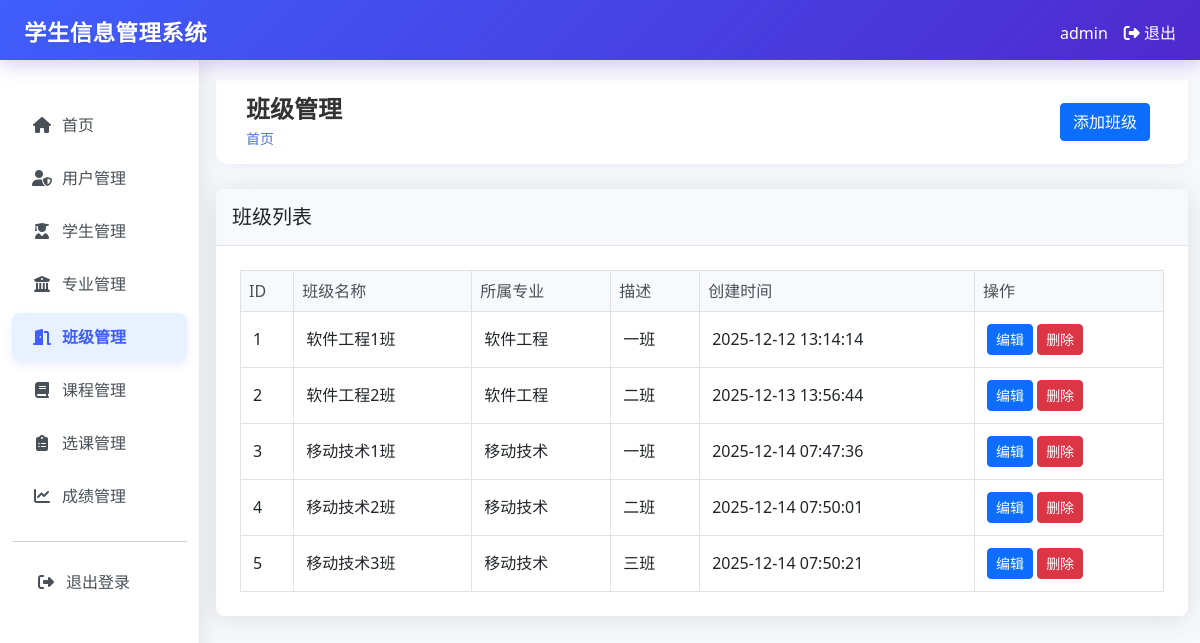
The page /classes (signed in) on the database as committed earlier.
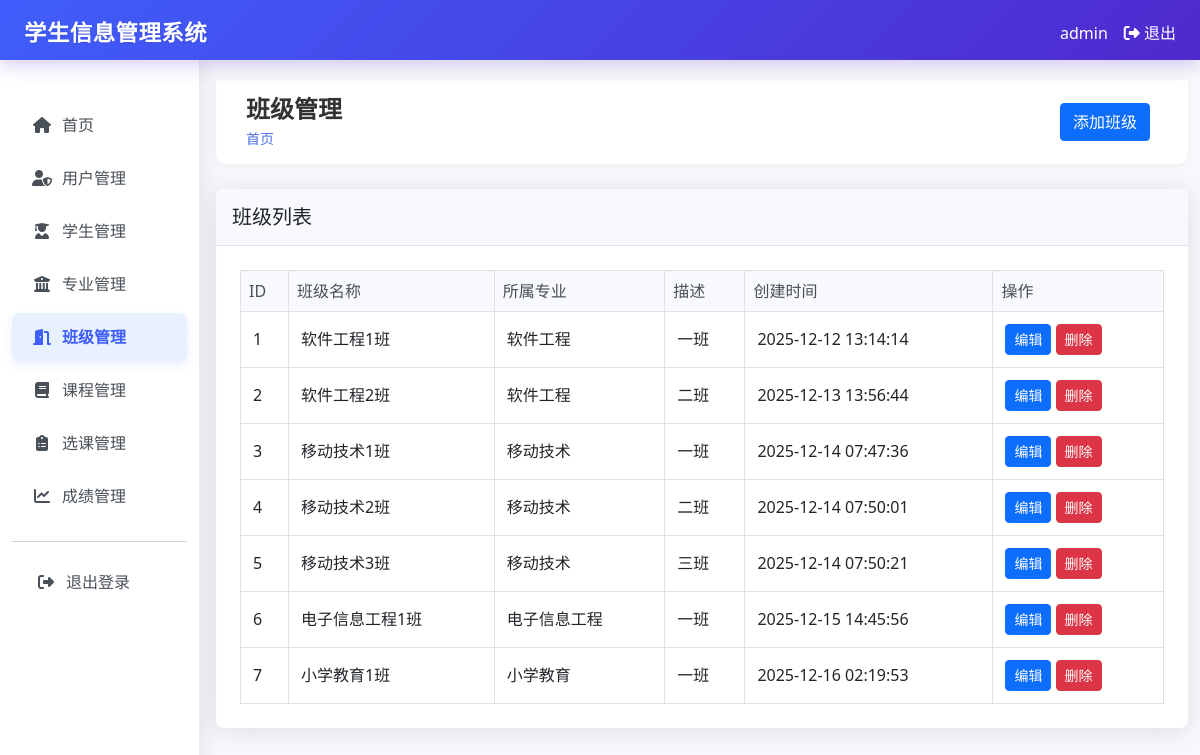
The same page on the database as committed later.
### tables this page shows
CREATE TABLE classes (
        id INTEGER PRIMARY KEY AUTOINCREMENT,
        name TEXT UNIQUE NOT NULL,
        major_id INTEGER,
        description TEXT,
        created_at TIMESTAMP DEFAULT CURRENT_TIMESTAMP,
        FOREIGN KEY (major_id) REFERENCES majors (id)
    );

CREATE TABLE majors (
        id INTEGER PRIMARY KEY AUTOINCREMENT,
        name TEXT UNIQUE NOT NULL,
        description TEXT,
        created_at TIMESTAMP DEFAULT CURRENT_TIMESTAMP
    );

### app.py (the view)
@app.route("/classes")
@login_required
def classes():
    conn = get_db_connection()
    classes = conn.execute("""
        SELECT c.*, m.name as major_name
        FROM classes c
        LEFT JOIN majors m ON c.major_id = m.id
        ORDER BY c.id ASC
    """).fetchall()
    conn.close()
    return render_template("classes/index.html", classes=classes)

### app.py (called while the page is built)
def login_required(f):
    @wraps(f)
    def decorated_function(*args, **kwargs):
        if "user_id" not in session:
            return redirect(url_for("login"))
        return f(*args, **kwargs)
    return decorated_function

def get_db_connection():
    conn = sqlite3.connect("student_management.db")
    conn.row_factory = sqlite3.Row
    return conn

### templates/classes/index.html (shortened to what this page needs)
{% extends "base.html" %}
{% block header %}班级管理{% endblock %}
{% block actions %}
{% if session.role == 'admin' %}
<a href="{{ url_for('create_class') }}" class="btn btn-primary">添加班级</a>
{% endif %}
{% endblock %}
{% block content %}
<div class="card">
    <div class="card-header">
        <h5 class="card-title mb-0">班级列表</h5>
    </div>
    <div class="card-body">
        <div class="table-responsive">
            <table class="table table-bordered table-hover">
                <thead class="table-light">
                    <tr>
                        <th>ID</th>
                        <th>班级名称</th>
                        <th>所属专业</th>
                        <th>描述</th>
                        <th>创建时间</th>
                        {% if session.role == 'admin' %}
                        <th>操作</th>
                        {% endif %}
                    </tr>
                </thead>
                <tbody>
                    {% for class in classes %}
                    <tr>
                        <td>{{ class.id }}</td>
                        <td>{{ class.name }}</td>
                        <td>{{ class.major_name or '未设置' }}</td>
                        <td>{{ class.description or '无描述' }}</td>
                        <td>{{ class.created_at }}</td>
                        {% if session.role == 'admin' %}
                        <td>
                            <a href="{{ url_for('edit_class', class_id=class.id) }}" class="btn btn-sm btn-primary">编辑</a>
                            <form action="{{ url_for('delete_class', class_id=class.id) }}" method="post" style="display: inline;" onsubmit="return confirm('确定要删除此班级吗？');">
                                <button type="submit" class="btn btn-sm btn-danger">删除</button>
                            </form>
                        </td>
                        {% endif %}
                    </tr>
                    {% endfor %}
                </tbody>
            </table>
        </div>
    </div>
</div>
{% endblock %}

### templates/base.html (shortened to what this page needs)
<!DOCTYPE html>
<html lang="zh-CN">
<head>
    <link href="https://cdn.jsdelivr.net/npm/bootstrap@5.3.0/dist/css/bootstrap.min.css" rel="stylesheet">
    <link rel="stylesheet" href="https://cdnjs.cloudflare.com/ajax/libs/font-awesome/6.4.0/css/all.min.css">
</head>
<body>
    <nav class="navbar navbar-dark fixed-top system-header">
        <div class="container-fluid">
            <span class="navbar-brand mb-0 h1 ms-4">学生信息管理系统</span>
            <div class="d-flex">
                <span class="text-white me-3">{{ session.username }}</span>
                <a href="{{ url_for('logout') }}" class="text-white text-decoration-none me-4">
                    <i class="fas fa-sign-out-alt"></i> 退出
                </a>
            </div>
        </div>
    </nav>
    <div class="container-fluid" style="padding-top: 60px;">
        <div class="row">
            <nav class="col-md-3 col-lg-2 d-md-block sidebar collapse">
                <div class="position-sticky pt-3">
                    <div class="nav-section">
                        <ul class="nav flex-column">
                            <li class="nav-item">
                                <a class="nav-link {% if request.endpoint in ['dashboard', 'users_dashboard'] %}active{% endif %}" href="{{ url_for('dashboard') }}">
                                    <i class="fas fa-home"></i>
                                    首页
                                </a>
                            </li>
                        </ul>
                    </div>
                        {% if session.role == 'admin' %}
                        <div class="nav-section">
                            <ul class="nav flex-column">
                                <li class="nav-item">
                                    <a class="nav-link {% if request.endpoint == 'users' %}active{% endif %}" href="{{ url_for('users') }}">
                                        <i class="fas fa-user-shield"></i>
                                        用户管理
                                    </a>
                                </li>
                            </ul>
                        </div>
                        {% endif %}
                        <div class="nav-section">
                            <ul class="nav flex-column">
                                <li class="nav-item">
                                    <a class="nav-link {% if request.endpoint == 'students' %}active{% endif %}" href="{{ url_for('students') }}">
                                        <i class="fas fa-user-graduate"></i>
                                        学生管理
                                    </a>
                                </li>
                                <li class="nav-item">
                                    <a class="nav-link {% if 'majors' in request.endpoint %}active{% endif %}" href="{{ url_for('majors') }}">
                                        <i class="fas fa-university"></i>
                                        专业管理
                                    </a>
                                </li>
                                <li class="nav-item">
                                    <a class="nav-link {% if 'classes' in request.endpoint %}active{% endif %}" href="{{ url_for('classes') }}">
                                        <i class="fas fa-door-open"></i>
                                        班级管理
                                    </a>
                                </li>
                                <li class="nav-item">
                                    <a class="nav-link {% if 'courses' in request.endpoint %}active{% endif %}" href="{{ url_for('courses') }}">
                                        <i class="fas fa-book"></i>
                                        课程管理
                                    </a>
                                </li>
                                <li class="nav-item">
                                    <a class="nav-link {% if 'enrollments' in request.endpoint %}active{% endif %}" href="{{ url_for('enrollments') }}">
                                        <i class="fas fa-clipboard-list"></i>
                                        选课管理
                                    </a>
                                </li>
                                <li class="nav-item">
                                    <a class="nav-link {% if 'grades' in request.endpoint %}active{% endif %}" href="{{ url_for('grades') }}">
                                        <i class="fas fa-chart-line"></i>
                                        成绩管理
                                    </a>
                                </li>
                            </ul>
                        </div>
                    <hr>
                    <ul class="nav flex-column">
                        <li class="nav-item">
                            <a class="nav-link logout-link" href="{{ url_for('logout') }}">
                                <i class="fas fa-sign-out-alt"></i>
                                退出登录
                            </a>
                        </li>
                    </ul>
                </div>
            </nav>
            <main class="col-md-9 ms-sm-auto col-lg-10 px-md-4 content" style="margin-left: 250px; padding-top: 20px;">
                <div class="top-header">
                    <div>
                        <h1 class="page-title">{% block header %}{% endblock %}</h1>
                        <div class="breadcrumb-container mt-1">
                            <a href="{{ url_for('dashboard') }}">首页</a>
                        </div>
                    </div>
                    <div class="btn-toolbar mb-2 mb-md-0">
                        <div class="btn-group me-2">
                            {% block actions %}{% endblock %}
                        </div>
                    </div>
                </div>
                {% block content %}{% endblock %}
            </main>
        </div>
    </div>
</body>
</html>

### templates/base.html (style rules this page uses)
.sidebar { height: 100vh; background-color: white; padding-top: 25px; box-shadow: 4px 0 20px rgba(0, 0, 0, 0.08); position: fixed; top: 60px; left: 0; z-index: 1000; overflow-y: auto; border-right: 1px solid #e9ecef; }
.sidebar .nav-link { color: #495057; padding: 12px 20px; border-radius: 8px; margin-bottom: 5px; transition: all 0.2s ease; display: flex; align-items: center; }
.sidebar .nav-link i { margin-right: 10px; width: 20px; text-align: center; }
.sidebar .nav-link.active { background-color: #e7f1ff; color: #3f5efb; font-weight: 600; box-shadow: 0 4px 10px rgba(63, 94, 251, 0.1); }
.sidebar .nav-link.active i { color: #3f5efb; opacity: 1; display: inline-block; margin-right: 10px; width: 20px; text-align: center; }
.content { padding: 20px; }
.card { margin-bottom: 20px; }
.sidebar .logout-link { position: relative; margin-left: 0; padding-left: 24px; }
.sidebar .logout-link::before { content: ''; position: absolute; left: 0; top: 0; bottom: 0; width: 4px; background-color: rgba(255, 255, 255, 0.5); border-radius: 0 4px 4px 0; }
.top-header { background: white; box-shadow: 0 2px 10px rgba(0, 0, 0, 0.05); padding: 15px 30px; margin-bottom: 25px; border-radius: 0 0 10px 10px; display: flex; justify-content: space-between; align-items: center; }
.page-title { font-size: 24px; font-weight: 600; color: #333; margin: 0; }
.breadcrumb-container { font-size: 14px; color: #666; }
.breadcrumb-container a { color: #4e73df; text-decoration: none; }
body { font-family: 'Segoe UI', Tahoma, Geneva, Verdana, sans-serif; background-color: #f8f9fc; color: #495057; }
.container-fluid { padding: 0; }
.card { border: none; border-radius: 0.5rem; box-shadow: 0 0.15rem 1.75rem 0 rgba(58, 59, 69, 0.15); }
.card-header { background-color: #f8f9fc; border-bottom: 1px solid #dee2e6; padding: 1rem; }
.card-body { padding: 1.5rem; }
.table { margin-bottom: 0; }
.table th { background-color: #f8f9fc; font-weight: 500; color: #495057; border-bottom: 1px solid #dee2e6; }
.table td { vertical-align: middle; padding: 0.75rem; }
.btn { border-radius: 0.25rem; font-weight: 500; transition: all 0.3s ease; }
.btn-danger { background-color: #dc3545; border-color: #dc3545; }
.pt-3 { padding-top: 1rem !important; }
.system-header { background: linear-gradient(135deg, #3f5efb 0%, #4f29cd 100%); box-shadow: 0 4px 20px rgba(79, 41, 205, 0.25); padding: 15px 0; z-index: 1002; height: 60px; }
.system-header .navbar-brand { font-weight: 700; font-size: 1.4rem; color: white !important; text-shadow: 0 1px 2px rgba(0, 0, 0, 0.1); letter-spacing: 0.5px; }

Rows that differ between the two databases and show on the page:
added classes: id "6", name "电子信息工程1班", name "电子信息工程", description "一班", created_at "2025-12-15 14:45:56"
added classes: id "7", name "小学教育1班", name "小学教育", description "一班", created_at "2025-12-16 02:19:53"
